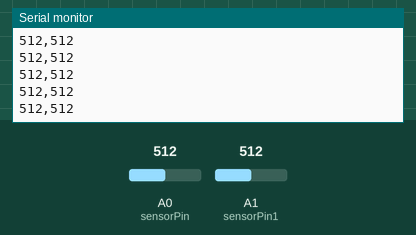
Bench run of a sketch on a simulated Arduino Uno, built with avr-gcc and run on an emulated ATmega328P. Shown: the last lines printed to the serial monitor. The test bench sets the inputs (shaded band); at power-on: A0 (sensorPin) = 512, A1 (sensorPin1) = 512.

Above: at 1.2 s.
1.3 s: A0 (sensorPin) set to 992
At 1.8 s:
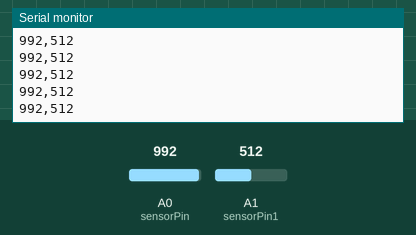
2.8 s: A0 (sensorPin) set to 1007
At 3.5 s:
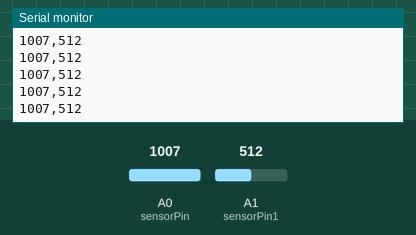
Timing chart, 0 to 5.8 s (numbered marks = the images above; inputs shaded):
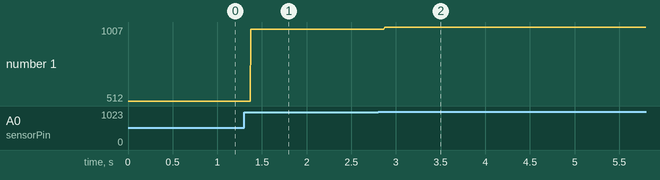

The sketch:

simpleTouch.ino
```cpp
//starting point for two touch switches,
//using bodies to create circuits.

int sensorPin = A0;    // select the input pin for the potentiometer
int sensorPin1 = A1;
//int ledPin = 13;      // select the pin for the LED
int sensorValue = 0;  // variable to store the value coming from the sensor
int sensorValue1 = 0;

void setup() {
  Serial.begin(9600);
}

void loop() {
  // read the value from the sensor:
  sensorValue = analogRead(sensorPin);
  sensorValue1 = analogRead(sensorPin1);
  // turn the ledPin on
  Serial.print(sensorValue);
  Serial.print(",");
  Serial.println(sensorValue1);
}
```

Measured:
- after the input at 1.3 s, the serial monitor: prints a new line after 0.08 s (image 1)
- after the input at 2.8 s, the serial monitor: prints a new line after 0.07 s (image 2)
- plotted number 1: 512 → 992 after the input at 1.3 s, 992 → 1007 after the input at 2.8 s
